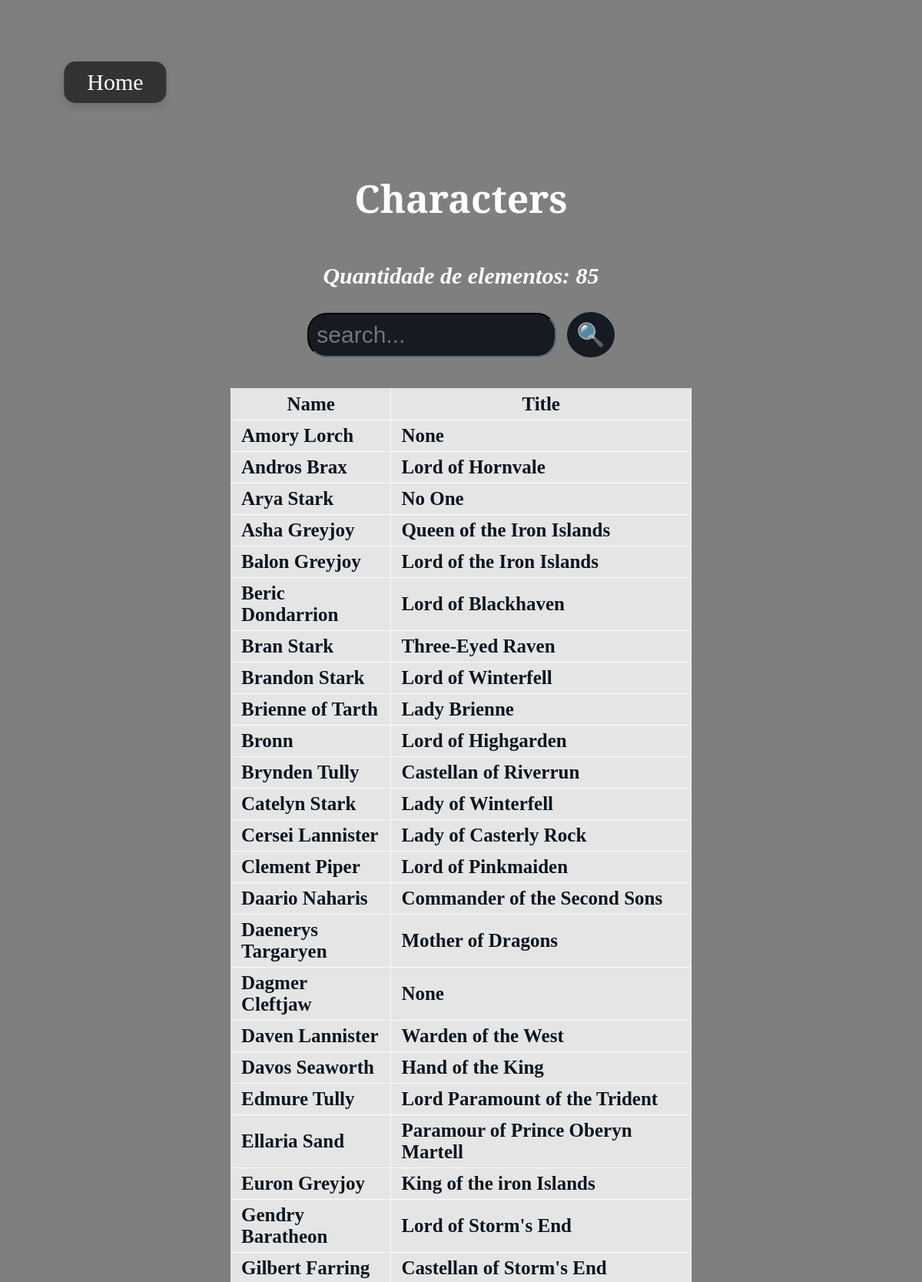
/characters (upper part), run on the app's committed database.
### tables this page shows
CREATE TABLE Characters (Character TEXT, Character_ID INTEGER PRIMARY KEY, Title TEXT, Gender TEXT, imageUrl TEXT, is_king INTEGER, House_ID REAL REFERENCES Houses (House_ID));

### app.py (the view)
@APP.route('/characters')
def characters():
    characters = db.execute(
        '''
        SELECT character, character_ID, Title
        FROM characters
        ORDER BY character
        ''').fetchall()
    qtd = db.execute(
        '''
        SELECT count(character_id) AS qtd
        FROM characters;
        '''
        ).fetchone()
    return render_template('characters.html', characters=characters, qtd=qtd)

### db.py (called while the page is built)
def execute(sql,args=None):
  global DB
  sql = re.sub('\s+',' ', sql)
  logging.info('SQL: {} Args: {}'.format(sql,args))
  return DB['cursor'].execute(sql, args) \
      if args != None else DB['cursor'].execute(sql)

### templates/characters.html (shortened to what this page needs)
<!DOCTYPE html>
<html lang="pt-BR">
<head>
    <link rel="stylesheet" href="../static/css/lists.css"/>
</head>
<body>
    <button onclick="window.location.href='/'" class="btn-home">
        Home
    </button>
    <center>
      <h1>Characters</h1>
      <p><i>Quantidade de elementos: {{qtd.qtd}}</i></p>
      <div class="search-container">
        <form action="/search" method="GET">
            <input type="text" name="query" class="search-input" placeholder="search..." />
            <button type="submit" class="search-btn">🔍</button>
        </form>
      </div>
    </center>
    <table>
      <tr>
        <th>
            <b>Name</b>
          </th>
        <th>
          <b>Title</b>
        </th>
      </tr>
      {% for c in characters %}
      <tr>
        <td>
            <a href="/characters/{{c.character_id }}">{{ c.character }}</a>
          </td>
        <td>
          {{ c.title }}
        </td>
      </tr>
      {% endfor %}
    </table>
</body>
</html>

### static/css/lists.css (style rules this page uses)
body { margin: 0; height: 100%; background-image: linear-gradient(rgba(0, 0, 0, 0.5), rgba(0, 0, 0, 0.5)), url('../map.jpg'); background-size: cover; background-position: center; background-attachment: fixed; color: white; justify-content: center; align-items: center; font-weight: bold; }
h1 { font-family: "Cinzel Decorative"; font-size: 50px; font-weight: bold; margin-top: 40px; justify-items: center; align-items: center; width: 50% !important; margin: 0 auto; margin-top: 70px; margin-bottom: 50px; }
p { font-size: 30px; }
a { font-size: 25px; color: inherit; text-decoration: none; transition: transform 0.3s ease; }
table { border-radius: 40px; align-items: center; width: 50% ; margin: auto; justify-content: center; font-size: 25px; color: #0a1520; padding: 0;border-collapse: collapse; }
table tr { border-top: 1px solid #cccccc; background-color: rgba(255, 255, 255, 0.80); margin: 0; padding: 0; }
table tr:nth-child(2n) { background-color: rgba(255, 255, 255, 0.80); }
table tr th { font-weight: bold; border: 1px solid rgba(255, 255, 255, 0.80); margin: 0; padding: 6px 13px; }
table tr td { border: 1px solid rgba(255, 255, 255, 0.80); margin: 0; padding: 6px 13px; }
table tr th :first-child, table tr td :first-child { margin-top: 0; }
table tr th :last-child, table tr td :last-child { margin-bottom: 0; }
.btn-home { font-family: 'Cinzel Decorative', serif; position: relative; top: 30px; left: 100px; margin: 50px; transform: translateX(-50%); padding: 10px 30px; font-size: 30px; border: none; background-color: #333; color: white; cursor: pointer; border-radius: 15px; transition: background-color 0.3s ease, transform 0.2s ease; box-shadow: 0 4px 10px rgba(86, 82, 82, 0.4); }
.search-container { display: flex; align-items: center; justify-content: center; margin: 25px; margin-bottom: 40px; }
.search-input { width: 300px; padding: 10px; font-size: 30px; border-radius: 25px; background-color: #151b21; border-color: #1d252d; color: #efeded; outline: none; transition: all 0.3s ease; }
.search-btn { background-color:#151b21; color: white; border: none; border-radius: 50%; padding: 12px; margin-left: 10px; cursor: pointer; font-size: 30px; transition: background-color 0.3s ease; }

### data on the page
Characters: character "Amory Lorch", title "None"
Characters: character "Andros Brax", title "Lord of Hornvale"
Characters: character "Arya Stark", title "No One"
Characters: character "Asha Greyjoy", title "Queen of the Iron Islands"
Characters: character "Balon Greyjoy", title "Lord of the Iron Islands"
Characters: character "Beric Dondarrion", title "Lord of Blackhaven"
Characters: character "Bran Stark", title "Three-Eyed Raven"
Characters: character "Brandon Stark", title "Lord of Winterfell"
Characters: character "Brienne of Tarth", title "Lady Brienne"
Characters: character "Bronn", title "Lord of Highgarden"
Characters: character "Brynden Tully", title "Castellan of Riverrun"
Characters: character "Catelyn Stark", title "Lady of Winterfell"
Characters: character "Cersei Lannister", title "Lady of Casterly Rock"
Characters: character "Clement Piper", title "Lord of Pinkmaiden"
Characters: character "Daario Naharis", title "Commander of the Second Sons"
Characters: character "Daenerys Targaryen", title "Mother of Dragons"
Characters: character "Dagmer Cleftjaw", title "None"
Characters: character "Daven Lannister", title "Warden of the West"
Characters: character "Davos Seaworth", title "Hand of the King"
Characters: character "Edmure Tully", title "Lord Paramount of the Trident"
Characters: character "Ellaria Sand", title "Paramour of Prince Oberyn Martell"
Characters: character "Euron Greyjoy", title "King of the iron Islands"
Characters: character "Gendry Baratheon", title "Lord of Storm's End"
Characters: character "Gilbert Farring", title "Castellan of Storm's End"

### other printed values
{{ qtd.qtd }} "85"
